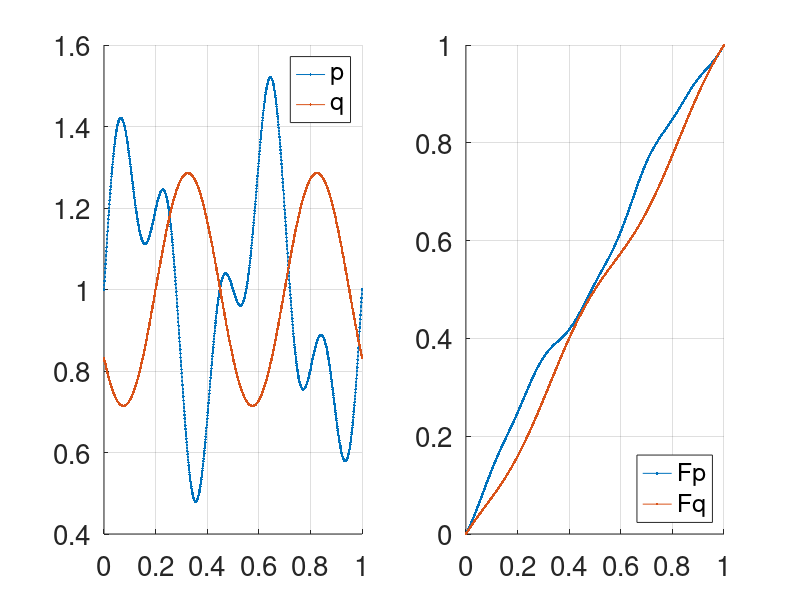

MATLAB code to generate this figure: (Note: this script raises an error after producing the figure.)
% this file reproduces the result in figure 2 of the paper
%
%   X. Cheng and Y. Xie. "Kernel MMD two-sample tests for manifold data".
%
%   ArXiv link: https://arxiv.org/abs/2105.03425
%

clear all; rng(2021);

use_noisy_data = 1;    % change to 0 to obtain results on clean images

%% load image data 

tmp = load('img_8.mat'); 
img= tmp.img;
img = reshape(img,28,28);

%% visulize of density on S1
delta = 0.5;
shift_t = 0.2;

% visualize of distribution of shifts
p0_func = @(t,  ome)  sin( ome * 2*pi *t);
Fp0_func = @(t,  ome)  (1- cos(ome * 2*pi * t))/(ome*2*pi);

q0_func = @(t,  ome)  sin( ome * 2*pi *( t-shift_t) );
Fq0_func = @(t,  ome)  (cos(ome * 2*pi * (- shift_t)) ...
    - cos(ome * 2*pi * (t - shift_t)))/(ome*2*pi);

p_func = @(t)  (3   +p0_func(t,  2)+ 0.6*p0_func(t, 5))/3;
Fp_func = @(t) (3*t+Fp0_func(t,  2)+ 0.6*Fp0_func(t, 5))/3;

q_func = @(t)  ((3+delta) + q0_func(t,  2))/(3+delta);
Fq_func = @(t) ((3+delta)*t+ Fq0_func(t,  2))/(3+delta);


% grid used to sample ~ pdt
dtgrid = 1e-5;
tgrid = (0: dtgrid : 1)';
Fpgrid = Fp_func(tgrid);
Fqgrid = Fq_func(tgrid);


%
dtvis = 1e-3;
tvis = (0: dtvis  : 1)';

figure(1),clf;
subplot(121), hold on;
plot( tvis, p_func(tvis),'.-');
plot( tvis, q_func(tvis),'.-');
grid on;
legend('p', 'q')
set(gca,'FontSize',20)
subplot(122), hold on;
plot( tvis, Fp_func(tvis),'.-');
plot( tvis, Fq_func(tvis),'.-');
grid on;
legend('Fp', 'Fq', 'Location','southeast')
set(gca,'FontSize',20)


%%

%% two-sample testing

n = 200;
nX= n;
nY= n;

sig_scale_list= [1/4, 1/2, 1, 2, 4 ];
nrow=numel(sig_scale_list);

w_list = [10:5:40]';
    % set to 
    %   w_list = [10:2:40]';
    % to reproduce the restul in the paper

dim_list = w_list.^2;


ncol = numel(dim_list);

%level of test
alp=.05; 

% Monte-carlo runs
nrun = 50; 
    %nrun = 50 takes about 5 min to run (on a 15-inch macbook pro,
    %processor 2.9 GHz Quad-Core Intel Core i7)
    %set to 500 to reproduce figure in the paper, takes longer time to run

%number of permutations to estimate threshold
numperm= 400; 

%%
vote_g = zeros(nrow, ncol, nrun);

vote_g_mid = zeros(ncol, nrun);
sig_median_all =zeros(ncol, nrun);

vote_g_t = zeros(nrow, ncol, nrun);


tic,
for icol = 1:ncol
    size_w = w_list(icol);
    dim = size_w^2;
    
    
    fprintf('dim=%d:',dim)
    
    for irun = 1:nrun
        
        if mod(irun,10)==0
            fprintf('-%d-',irun)
        end
        
        % sample the angles
        tX = sample_by_cdf_1d( tgrid, Fpgrid, nX);
        tY = sample_by_cdf_1d( tgrid, Fqgrid, nY);
        
        max_angle = 90; 
        
        X = angle_to_rotate_img( img, size_w, tX, max_angle);
        Y = angle_to_rotate_img( img, size_w, tY, max_angle);
        
        %% add noise
        sig0_X = 20; 
        
        if use_noisy_data 
            noise_sig = sig0_X; %image is of [0,255]
            
            X = X+ randn(size(X))*noise_sig;
            Y = Y+ randn(size(Y))*noise_sig;
        end
        
        %% gaussian mmd to the high dimensional data
        D2=euclidean_dis2(X,Y);
        
        for irow=1:nrow
            
            sig = sqrt(dim)*sig0_X*sig_scale_list(irow);
            
            K1=exp(-D2/(2*sig^2));
            
            eta1=calculate_kernel_mmd2(K1,nX,nY);
            
            etastore=zeros(1,numperm);
            for iboot=1:numperm
                idx=randperm(nX+nY);
                etastore(iboot)=calculate_kernel_mmd2(K1(idx,idx),nX,nY);
            end
            talp=quantile(etastore,1-alp);
            
            vote_g(irow,icol,irun)=double(eta1>talp);
        end
        
        %% gaussian mmd with median sig
        dis = squareform( sqrt(D2));
        sig = median(dis);
        sig_median_all(icol, irun) = sig;
        
        K1=exp(-D2/(2*sig^2));
        
        eta1=calculate_kernel_mmd2(K1,nX,nY);
        
        etastore=zeros(1,numperm);
        for iboot=1:numperm
            idx=randperm(nX+nY);
            etastore(iboot)=calculate_kernel_mmd2(K1(idx,idx),nX,nY);
        end
        talp=quantile(etastore,1-alp);
        
        vote_g_mid(icol,irun)=double(eta1>talp);
        
    end
    fprintf('\n')

end

toc

%% compute power

powg=zeros(nrow,ncol);

for icol=1:ncol
    tmp=reshape(vote_g(:,icol,:),nrow,nrun);
    powg(:,icol)=sum( tmp,2)/nrun;
end

disp('-- Gmmd on X Y --')
disp(powg*100)

%
powg_mid=zeros(1,ncol);

for icol=1:ncol
    tmp=reshape(vote_g_mid(icol,:),1,nrun);
    powg_mid(icol)=sum( tmp,2)/nrun;
end

disp('-- Gmmd on X Y, median sig --')
disp(powg_mid*100)

%
figure(12),clf; 
hold on;
for irow =1:nrow
    plot(dim_list,powg(irow,:),'x-','LineWidth',2,...
       'DisplayName', [num2str(sig_scale_list(irow)),'\sigma_0']);
end

plot(dim_list, powg_mid,'x--','DisplayName','median' )
grid on;
if use_noisy_data
    title(sprintf('testing power, $n_X=n_Y=%d$, noisy data',n),'Interpreter','latex')
else
    title(sprintf('testing power, $n_X=n_Y=%d$, clean data',n),'Interpreter','latex')
end
xlabel('ambient dimension $m$','Interpreter','latex')
set(gca,'FontSize',20);
axis([100, 1600, 0.3, 1])

%% visualize one image
id =3;

figure(11),clf;
imagesc( reshape( X(id,:), [size_w, size_w]))
colormap(1-gray); axis off;

%%
return;

